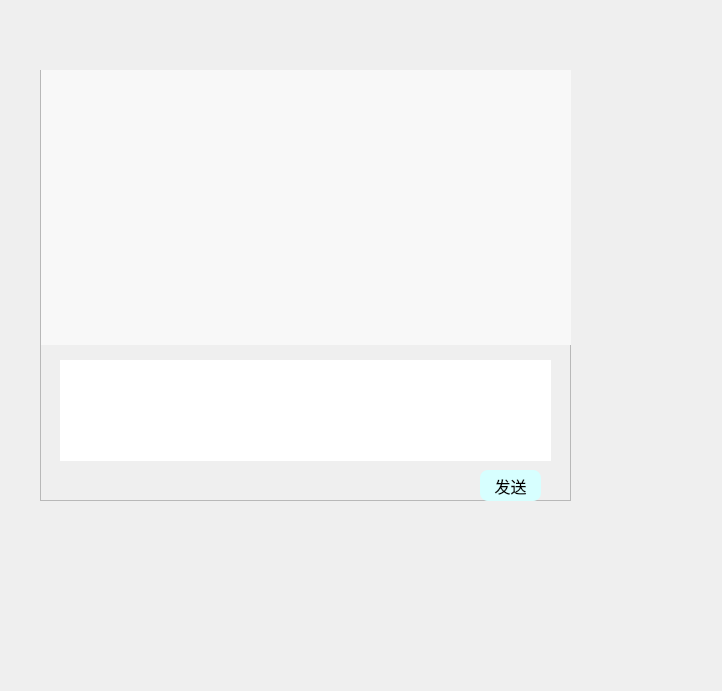
<?xml version="1.0" encoding="UTF-8"?>
<ui version="4.0">
 <class>Form</class>
 <widget class="QWidget" name="Form">
  <property name="geometry">
   <rect>
    <x>0</x>
    <y>0</y>
    <width>722</width>
    <height>691</height>
   </rect>
  </property>
  <property name="windowTitle">
   <string>Form</string>
  </property>
  <property name="styleSheet">
   <string notr="true"/>
  </property>
  <widget class="QFrame" name="Chatframe">
   <property name="geometry">
    <rect>
     <x>40</x>
     <y>70</y>
     <width>531</width>
     <height>431</height>
    </rect>
   </property>
   <property name="frameShape">
    <enum>QFrame::StyledPanel</enum>
   </property>
   <property name="frameShadow">
    <enum>QFrame::Raised</enum>
   </property>
   <widget class="QTextEdit" name="messageEdit">
    <property name="geometry">
     <rect>
      <x>20</x>
      <y>290</y>
      <width>491</width>
      <height>101</height>
     </rect>
    </property>
    <property name="cursor" stdset="0">
     <cursorShape>IBeamCursor</cursorShape>
    </property>
    <property name="frameShape">
     <enum>QFrame::NoFrame</enum>
    </property>
    <property name="frameShadow">
     <enum>QFrame::Sunken</enum>
    </property>
    <property name="html">
     <string>&lt;!DOCTYPE HTML PUBLIC &quot;-//W3C//DTD HTML 4.0//EN&quot; &quot;http://www.w3.org/TR/REC-html40/strict.dtd&quot;&gt;
&lt;html&gt;&lt;head&gt;&lt;meta name=&quot;qrichtext&quot; content=&quot;1&quot; /&gt;&lt;style type=&quot;text/css&quot;&gt;
p, li { white-space: pre-wrap; }
&lt;/style&gt;&lt;/head&gt;&lt;body style=&quot; font-family:'SimSun'; font-size:9pt; font-weight:400; font-style:normal;&quot;&gt;
&lt;p style=&quot;-qt-paragraph-type:empty; margin-top:0px; margin-bottom:0px; margin-left:0px; margin-right:0px; -qt-block-indent:0; text-indent:0px;&quot;&gt;&lt;br /&gt;&lt;/p&gt;&lt;/body&gt;&lt;/html&gt;</string>
    </property>
   </widget>
   <widget class="QPushButton" name="sendPbn">
    <property name="geometry">
     <rect>
      <x>440</x>
      <y>400</y>
      <width>61</width>
      <height>31</height>
     </rect>
    </property>
    <property name="cursor">
     <cursorShape>PointingHandCursor</cursorShape>
    </property>
    <property name="styleSheet">
     <string notr="true">background-color: rgb(215, 255, 255);
color:black;
box-shadow: 1px 1px 3px rgba(0,0,0,0.3);font-size:16px;border-radius: 8px;font-family: 微软雅黑;

</string>
    </property>
    <property name="text">
     <string>发送</string>
    </property>
   </widget>
   <widget class="QLabel" name="label">
    <property name="geometry">
     <rect>
      <x>1</x>
      <y>-6</y>
      <width>531</width>
      <height>281</height>
     </rect>
    </property>
    <property name="styleSheet">
     <string notr="true">
background-color: rgb(248, 248, 248);</string>
    </property>
    <property name="text">
     <string/>
    </property>
   </widget>
   <widget class="QTextEdit" name="messageEdit_2">
    <property name="geometry">
     <rect>
      <x>20</x>
      <y>30</y>
      <width>491</width>
      <height>231</height>
     </rect>
    </property>
    <property name="styleSheet">
     <string notr="true">
font-size:22px;
font-family: 微软雅黑;

background-color: rgb(248, 248, 248);</string>
    </property>
    <property name="frameShape">
     <enum>QFrame::NoFrame</enum>
    </property>
    <property name="frameShadow">
     <enum>QFrame::Sunken</enum>
    </property>
    <property name="html">
     <string>&lt;!DOCTYPE HTML PUBLIC &quot;-//W3C//DTD HTML 4.0//EN&quot; &quot;http://www.w3.org/TR/REC-html40/strict.dtd&quot;&gt;
&lt;html&gt;&lt;head&gt;&lt;meta name=&quot;qrichtext&quot; content=&quot;1&quot; /&gt;&lt;style type=&quot;text/css&quot;&gt;
p, li { white-space: pre-wrap; }
&lt;/style&gt;&lt;/head&gt;&lt;body style=&quot; font-family:'微软雅黑'; font-size:22px; font-weight:400; font-style:normal;&quot;&gt;
&lt;p style=&quot;-qt-paragraph-type:empty; margin-top:0px; margin-bottom:0px; margin-left:0px; margin-right:0px; -qt-block-indent:0; text-indent:0px;&quot;&gt;&lt;br /&gt;&lt;/p&gt;&lt;/body&gt;&lt;/html&gt;</string>
    </property>
   </widget>
   <widget class="QWidget" name="gridLayoutWidget">
    <property name="geometry">
     <rect>
      <x>10</x>
      <y>0</y>
      <width>511</width>
      <height>251</height>
     </rect>
    </property>
    <layout class="QGridLayout" name="MaingridLayout1"/>
   </widget>
   <widget class="QLabel" name="Backgroundlabel">
    <property name="geometry">
     <rect>
      <x>-280</x>
      <y>-50</y>
      <width>977</width>
      <height>583</height>
     </rect>
    </property>
    <property name="styleSheet">
     <string notr="true">border-image: url(:/resource/background.png);</string>
    </property>
    <property name="text">
     <string/>
    </property>
   </widget>
   <zorder>Backgroundlabel</zorder>
   <zorder>sendPbn</zorder>
   <zorder>label</zorder>
   <zorder>messageEdit_2</zorder>
   <zorder>gridLayoutWidget</zorder>
   <zorder>messageEdit</zorder>
  </widget>
 </widget>
 <resources>
  <include location="main.qrc"/>
 </resources>
 <connections/>
</ui>
